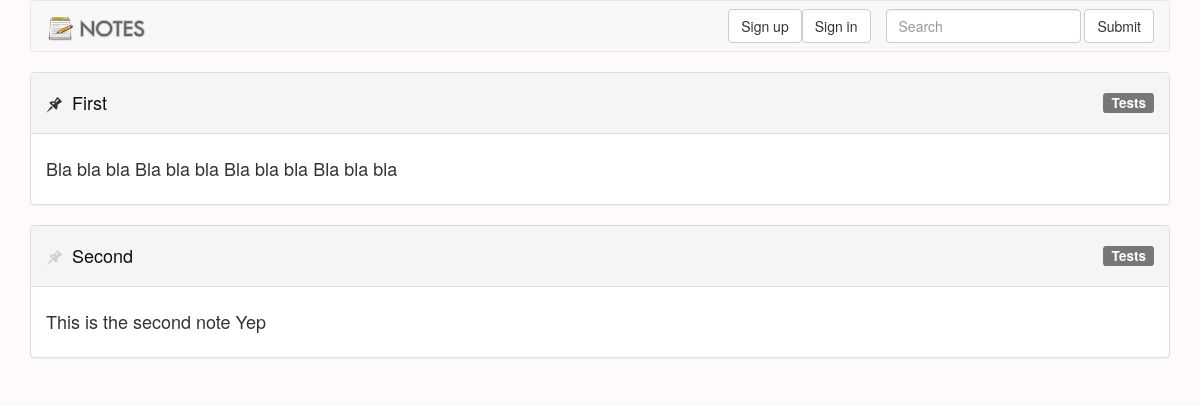
Before: /notes/ with the older database file.
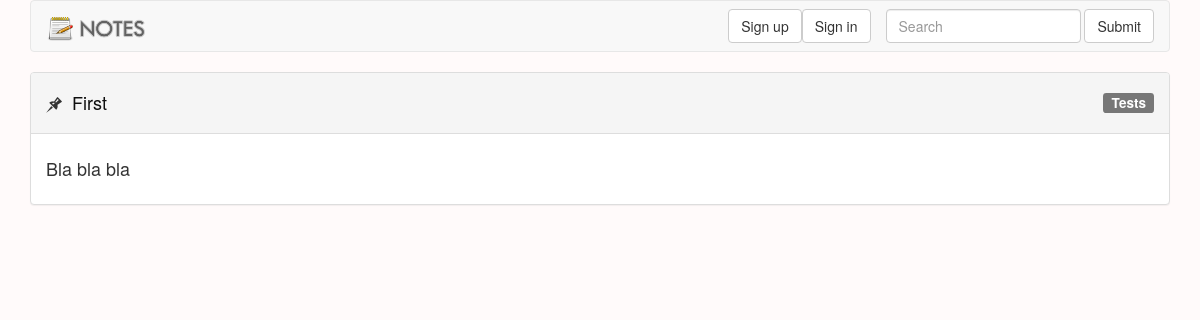
After: the same page with the newer database file.
### notes/models.py (models this page shows, shortened)
class Note(models.Model):
    note_title = models.CharField(max_length=30)
    note_text = models.CharField(max_length=200)
    label = models.CharField(max_length=30)
    pub_date = models.DateTimeField(default=timezone.now())
    mod_date = models.DateTimeField(default=timezone.now())
    author = models.CharField(max_length=30)
    is_pinned = models.BooleanField()

### notes/views.py (the view)
def index(request):
    latest_note_list = Note.objects.order_by('-is_pinned', '-pub_date')[:10]
    context = {
        'latest_note_list': latest_note_list,
    }
    return render(request, 'notes/index.html', context)

### notes/templates/notes/index.html (shortened to what this page needs)
{% load staticfiles %}
<html>
<head>
    <link rel="stylesheet" href="{% static 'notes/css/bootstrap.min.css' %}">
    <link rel="stylesheet" href="{% static 'notes/css/styles.css' %}">
</head>
<body>
<main class="container" role="main">
    <nav class="navbar navbar-default">
        <div class="container-fluid">
            <div class="navbar-header">
                <a class="navbar-brand" href="{% url 'notes:index' %}">
                    <img id="logo" src="{% static 'notes/img/logo.png' %}">
                </a>
            </div>
            <form class="navbar-form navbar-right">
                <div class="form-group">
                    <input type="text" class="form-control" placeholder="Search">
                </div>
                <button type="submit" class="btn btn-default">Submit</button>
            </form>
            <button type="button" class="btn btn-default navbar-btn navbar-right">Sign in</button>
            <button type="button" class="btn btn-default navbar-btn navbar-right">Sign up</button>
        </div>
    </nav>
    {% if latest_note_list %}
        {% for note in latest_note_list %}
            <div class="panel panel-default">
                <div class="panel-heading panel-title">
                    <h4>
                        {% if note.is_pinned %}
                            <img class="pin pinned" src="{% static 'notes/img/pin.png' %}" title="Note pinned">
                        {% else %}
                            <img class="pin not-pinned" src="{% static 'notes/img/pin.png' %}" title="Note not pinned">
                        {% endif %}
                        <a href="{% url 'notes:detail' note.id %}">{{ note.note_title }}</a>
                        <span class="label label-default right-label">{{ note.label }}</span>
                    </h4>
                </div>
                <div class="panel-body">
                    <h4>{{ note.note_text }}</h4>
                </div>
            </div>
        {% endfor %}
    {% else %}
        <p>No polls are available.</p>
    {% endif %}
</main>
</body>
</html>

### notes/static/notes/css/styles.css (style rules this page uses)
body { background: snow; }
a { color: #0f0f0f; }
.right-label { float: right; }
.pin { width: 16px; margin-right: 5px; }
.pinned { opacity: 1; }
#logo { height: 130%; }

Changed rows visible on the page:
removed Note: is_pinned False (drawn), note_title "Second", label "Tests", note_text "This is the second note Yep"
changed Note "First": note_text "Bla bla bla Bla bla bla Bla bla bla Bla bla bla" → "Bla bla bla"
